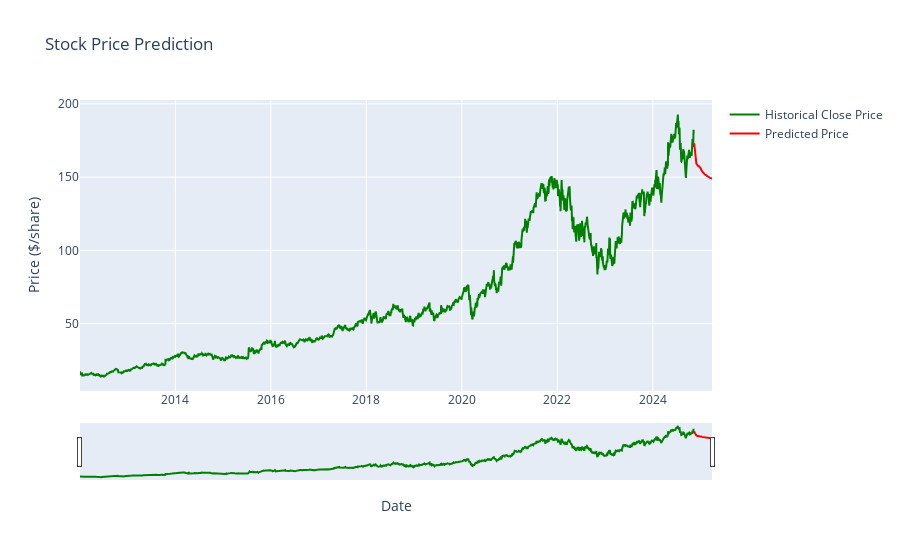

Source (notebook cell):
### Code cell
import pandas as pd
import plotly.graph_objects as go

historical_prices = data[['Date', 'Close']].copy()
historical_prices.set_index('Date', inplace=True)

# Combine the historical prices with the predictions
predicted_prices_df = pd.DataFrame(predictions, index=predicted_dates, columns=['Predicted Price'])

# Create a figure with Plotly
fig = go.Figure()

# Add historical close prices trace
fig.add_trace(go.Scatter(
    x=historical_prices.index,
    y=historical_prices['Close'],
    mode='lines',
    name='Historical Close Price',
    line=dict(color='green'),
))

# Add predicted prices trace
fig.add_trace(go.Scatter(
    x=predicted_prices_df.index,
    y=predicted_prices_df['Predicted Price'],
    mode='lines',
    name='Predicted Price',
    line=dict(color='red'),
))

# Update layout settings
fig.update_layout(
    title='Stock Price Prediction',
    xaxis_title='Date',
    yaxis_title='Price ($/share)',
    xaxis_rangeslider_visible=True,
)

# Show the plot
fig.show()
